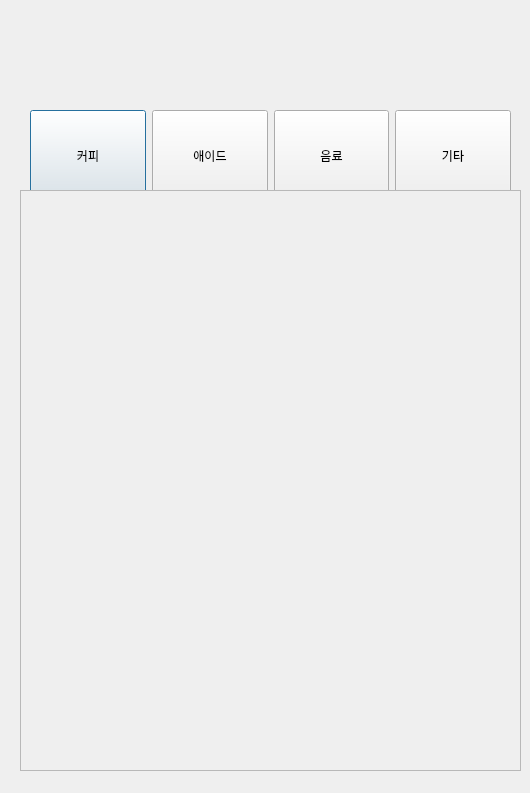
<?xml version="1.0" encoding="UTF-8"?>
<ui version="4.0">
 <class>Dialog</class>
 <widget class="QDialog" name="Dialog">
  <property name="geometry">
   <rect>
    <x>0</x>
    <y>0</y>
    <width>530</width>
    <height>793</height>
   </rect>
  </property>
  <property name="windowTitle">
   <string>Dialog</string>
  </property>
  <widget class="QLabel" name="label">
   <property name="geometry">
    <rect>
     <x>20</x>
     <y>10</y>
     <width>241</width>
     <height>62</height>
    </rect>
   </property>
   <property name="text">
    <string/>
   </property>
   <property name="pixmap">
    <pixmap>../../Download/new_logo.png</pixmap>
   </property>
   <property name="scaledContents">
    <bool>true</bool>
   </property>
  </widget>
  <widget class="QWidget" name="horizontalLayoutWidget">
   <property name="geometry">
    <rect>
     <x>30</x>
     <y>110</y>
     <width>481</width>
     <height>91</height>
    </rect>
   </property>
   <layout class="QHBoxLayout" name="categoryLayout">
    <item>
     <widget class="QPushButton" name="coffeeButton">
      <property name="sizePolicy">
       <sizepolicy hsizetype="Expanding" vsizetype="Preferred">
        <horstretch>0</horstretch>
        <verstretch>0</verstretch>
       </sizepolicy>
      </property>
      <property name="minimumSize">
       <size>
        <width>0</width>
        <height>80</height>
       </size>
      </property>
      <property name="text">
       <string>커피</string>
      </property>
     </widget>
    </item>
    <item>
     <widget class="QPushButton" name="adeButton">
      <property name="sizePolicy">
       <sizepolicy hsizetype="Expanding" vsizetype="Preferred">
        <horstretch>0</horstretch>
        <verstretch>0</verstretch>
       </sizepolicy>
      </property>
      <property name="minimumSize">
       <size>
        <width>0</width>
        <height>80</height>
       </size>
      </property>
      <property name="text">
       <string>애이드</string>
      </property>
     </widget>
    </item>
    <item>
     <widget class="QPushButton" name="drinkButton">
      <property name="sizePolicy">
       <sizepolicy hsizetype="Expanding" vsizetype="Preferred">
        <horstretch>0</horstretch>
        <verstretch>0</verstretch>
       </sizepolicy>
      </property>
      <property name="minimumSize">
       <size>
        <width>0</width>
        <height>80</height>
       </size>
      </property>
      <property name="text">
       <string>음료</string>
      </property>
     </widget>
    </item>
    <item>
     <widget class="QPushButton" name="etcButton">
      <property name="sizePolicy">
       <sizepolicy hsizetype="Expanding" vsizetype="Preferred">
        <horstretch>0</horstretch>
        <verstretch>0</verstretch>
       </sizepolicy>
      </property>
      <property name="minimumSize">
       <size>
        <width>0</width>
        <height>80</height>
       </size>
      </property>
      <property name="text">
       <string>기타</string>
      </property>
     </widget>
    </item>
   </layout>
  </widget>
  <widget class="QScrollArea" name="menuScrollArea">
   <property name="geometry">
    <rect>
     <x>20</x>
     <y>190</y>
     <width>501</width>
     <height>581</height>
    </rect>
   </property>
   <property name="widgetResizable">
    <bool>true</bool>
   </property>
   <widget class="QWidget" name="menuContents">
    <property name="geometry">
     <rect>
      <x>0</x>
      <y>0</y>
      <width>499</width>
      <height>579</height>
     </rect>
    </property>
    <widget class="QWidget" name="gridLayoutWidget">
     <property name="geometry">
      <rect>
       <x>10</x>
       <y>10</y>
       <width>481</width>
       <height>561</height>
      </rect>
     </property>
     <layout class="QGridLayout" name="menuGridLayout"/>
    </widget>
   </widget>
  </widget>
 </widget>
 <resources/>
 <connections/>
</ui>
